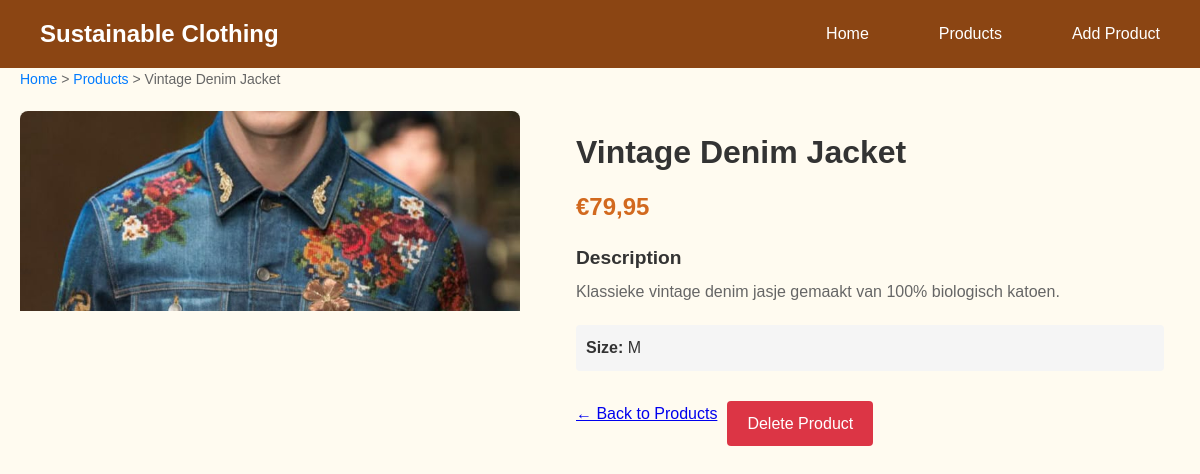
The app's page /product-detail.php?id=1 with its own data.
### tables this page shows
CREATE TABLE producten (
    id INTEGER PRIMARY KEY AUTOINCREMENT NOT NULL,
    naam TEXT NOT NULL,
    omschrijving TEXT,
    maat TEXT CHECK(maat IN ('XS', 'S', 'M', 'L', 'XL')),
    afbeelding TEXT,
    prijs INTEGER
);

### product-detail.php (called while the page is built, shortened)
<?php
require_once 'config/database.php';
$product_id = (int) $_GET['id'];
try {
    $pdo = connectDatabase();
    $stmt = $pdo->prepare("SELECT * FROM producten WHERE id = ?");
    $stmt->execute([$product_id]);
    $product = $stmt->fetch();
} catch (PDOException $e) {
    error_log('Product detail database error: ' . $e->getMessage());
    $product = null;
    $error_message = 'Error loading product details.';
}
include 'product-detail_view.php';
?>

### config/database.php (called while the page is built, shortened)
<?php
function formatPrice($priceInCents) {
    return '€' . number_format($priceInCents / 100, 2, ',', '.');
}
?>

### product-detail_view.php (the view, shortened to what this page needs)
<!DOCTYPE html>
<html lang="en">
<head>
    <link rel="stylesheet" href="css/simple-style.css">
</head>
<body>
    <nav>
        <div class="nav-container">
            <h1><a href="index.php">Sustainable Clothing</a></h1>
            <ul>
                <li><a href="index.php">Home</a></li>
                <li><a href="products.php">Products</a></li>
                <li><a href="add-product.php">Add Product</a></li>
            </ul>
        </div>
    </nav>
    <div class="container">
        <div class="breadcrumb">
            <a href="index.php">Home</a> >
            <a href="products.php">Products</a> >
            <?php echo htmlspecialchars($product['naam']); ?>
        </div>
        <div class="product-detail">
            <div class="product-image">
                <?php if ($product['afbeelding'] && file_exists('uploads/' . $product['afbeelding'])): ?>
                    <img src="uploads/<?php echo htmlspecialchars($product['afbeelding']); ?>"
                         alt="<?php echo htmlspecialchars($product['naam']); ?>">
                <?php else: ?>
                    <div class="no-image">No Image Available</div>
                <?php endif; ?>
            </div>
            <div class="product-info">
                <h1><?php echo htmlspecialchars($product['naam']); ?></h1>
                <p class="price"><?php echo formatPrice($product['prijs']); ?></p>
                <?php if ($product['omschrijving']): ?>
                    <div class="description">
                        <h3>Description</h3>
                        <p><?php echo nl2br(htmlspecialchars($product['omschrijving'])); ?></p>
                    </div>
                <?php endif; ?>
                <?php if ($product['maat']): ?>
                    <div class="size">
                        <strong>Size:</strong> <?php echo htmlspecialchars($product['maat']); ?>
                    </div>
                <?php endif; ?>
                <div class="product-actions">
                    <a href="products.php" class="btn-secondary">← Back to Products</a>
                    <a href="delete-product.php?id=<?php echo $product['id']; ?>" class="btn-danger">Delete Product</a>
                </div>
            </div>
        </div>
    </div>
</body>
</html>

### css/simple-style.css (style rules this page uses)
* { margin: 0; padding: 0; box-sizing: border-box; }
body { font-family: Arial, sans-serif; line-height: 1.6; color: #333; background-color: #fffbf0; }
.container { max-width: 1200px; margin: 0 auto; padding: 0 20px; }
nav { background-color: #8B4513; padding: 15px 0; }
.nav-container { max-width: 1200px; margin: 0 auto; padding: 0 20px; display: flex; justify-content: space-between; align-items: center; }
.nav-container h1 a { color: white; text-decoration: none; font-size: 1.5rem; }
nav ul { list-style: none; display: flex; justify-content: center; gap: 30px; margin: 0; padding: 0; }
nav a { color: white; text-decoration: none; padding: 10px 20px; border-radius: 5px; font-size: 16px; }
.product-image { height: 200px; overflow: hidden; }
.product-image img { width: 100%; height: 100%; object-fit: cover; }
.product-info { padding: 1rem; }
.product-info h3 { font-size: 1.2rem; color: #333; margin-bottom: 0.5rem; line-height: 1.2; }
.price { font-size: 1.1rem; font-weight: bold; color: #333; }
.product-actions { display: flex; gap: 0.5rem; }
.breadcrumb { margin-bottom: 20px; color: #666; font-size: 14px; }
.breadcrumb a { color: #007bff; text-decoration: none; }
.product-detail { display: flex; gap: 40px; margin-top: 20px; }
.product-image { flex: 1; max-width: 500px; }
.product-image img { width: 100%; height: auto; border-radius: 8px; box-shadow: 0 2px 8px rgba(0,0,0,0.1); }
.product-info { flex: 1; }
.product-info h1 { font-size: 32px; margin-bottom: 10px; color: #333; }
.price { font-size: 24px; font-weight: bold; color: #D2691E; margin-bottom: 20px; }
.description { margin-bottom: 20px; }
.description h3 { margin-bottom: 10px; color: #333; }
.description p { line-height: 1.6; color: #666; }
.size { margin-bottom: 20px; padding: 10px; background-color: #f5f5f5; border-radius: 4px; }
.product-actions { display: flex; gap: 10px; margin-top: 30px; }
.btn-danger { background-color: #dc3545; color: white; padding: 10px 20px; border: none; border-radius: 4px; text-decoration: none; display: inline-block; cursor: pointer; transition: background-color 0.3s; }

### records on screen
producten: naam "Vintage Denim Jacket", afbeelding (picture), prijs "€79,95", omschrijving "Klassieke vintage denim jasje gemaakt van 100% biologisch katoen.", maat "M"
